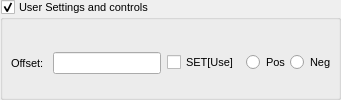
    <widget class="QEGroupBox" name="qegroupbox_2">
     <property name="font">
      <font>
       <pointsize>8</pointsize>
      </font>
     </property>
     <property name="flat">
      <bool>true</bool>
     </property>
     <property name="checkable">
      <bool>true</bool>
     </property>
     <property name="checked">
      <bool>true</bool>
     </property>
     <property name="title" stdset="0">
      <string>User Settings and controls</string>
     </property>
     <property name="userLevelEnabled" stdset="0">
      <enum>QEGroupBox::Scientist</enum>
     </property>
     <layout class="QVBoxLayout" name="verticalLayout_4">
      <property name="spacing">
       <number>1</number>
      </property>
      <property name="leftMargin">
       <number>1</number>
      </property>
      <property name="rightMargin">
       <number>1</number>
      </property>
      <property name="bottomMargin">
       <number>1</number>
      </property>
      <item>
       <widget class="QWidget" name="gb_UserCoord" native="true">
        <layout class="QGridLayout" name="gridLayout">
         <property name="leftMargin">
          <number>1</number>
         </property>
         <property name="topMargin">
          <number>1</number>
         </property>
         <property name="rightMargin">
          <number>1</number>
         </property>
         <property name="bottomMargin">
          <number>1</number>
         </property>
         <property name="horizontalSpacing">
          <number>6</number>
         </property>
         <property name="verticalSpacing">
          <number>1</number>
         </property>
         <item row="0" column="0">
          <widget class="QLabel" name="label_3">
           <property name="text">
            <string>  Offset: </string>
           </property>
           <property name="buddy">
            <cstring>qcalineeditplugin_8</cstring>
           </property>
          </widget>
         </item>
         <item row="0" column="3">
          <widget class="QELineEdit" name="qcalineeditplugin_8">
           <property name="sizePolicy">
            <sizepolicy hsizetype="Preferred" vsizetype="Preferred">
             <horstretch>0</horstretch>
             <verstretch>0</verstretch>
            </sizepolicy>
           </property>
           <property name="maximumSize">
            <size>
             <width>16777215</width>
             <height>22</height>
            </size>
           </property>
           <property name="alignment">
            <set>Qt::AlignLeading|Qt::AlignLeft|Qt::AlignVCenter</set>
           </property>
           <property name="variable" stdset="0">
            <string>$(MOTOR).OFF</string>
           </property>
           <property name="variableSubstitutions" stdset="0">
            <string/>
           </property>
           <property name="userLevelEnabled" stdset="0">
            <enum>QEGenericEdit::Scientist</enum>
           </property>
           <property name="displayAlarmStateOption" stdset="0">
            <enum>QEGenericEdit::WhenInvalid</enum>
           </property>
           <property name="addUnits">
            <bool>true</bool>
           </property>
           <property name="displayAlarmState" stdset="0">
            <bool>false</bool>
           </property>
          </widget>
         </item>
         <item row="0" column="4">
          <widget class="QECheckBox" name="cB_SETOFFSET">
           <property name="minimumSize">
            <size>
             <width>0</width>
             <height>8</height>
            </size>
           </property>
           <property name="toolTip">
            <string>Check to set the offset to match current readback to desired setpoint </string>
           </property>
           <property name="text">
            <string>SET[Use]</string>
           </property>
           <property name="variable" stdset="0">
            <string>$(MOTOR).SET</string>
           </property>
           <property name="clickText">
            <string>Use</string>
           </property>
           <property name="clickCheckedText">
            <string>Set</string>
           </property>
           <property name="subscribe">
            <bool>true</bool>
           </property>
           <property name="variableAsToolTip">
            <bool>false</bool>
           </property>
           <property name="userLevelVisibility" stdset="0">
            <enum>QECheckBox::User</enum>
           </property>
           <property name="userLevelEnabled" stdset="0">
            <enum>QECheckBox::Scientist</enum>
           </property>
           <property name="displayAlarmStateOption" stdset="0">
            <enum>QECheckBox::WhenInvalid</enum>
           </property>
           <property name="localEnumeration">
            <string/>
           </property>
           <property name="displayAlarmState" stdset="0">
            <bool>false</bool>
           </property>
          </widget>
         </item>
         <item row="0" column="9">
          <layout class="QHBoxLayout" name="horizontalLayout_8">
           <property name="spacing">
            <number>0</number>
           </property>
           <item>
            <widget class="QERadioButton" name="qcaradiobuttonplugin_6">
             <property name="minimumSize">
              <size>
               <width>40</width>
               <height>12</height>
              </size>
             </property>
             <property name="toolTip">
              <string>User coordinate direction</string>
             </property>
             <property name="text">
              <string>Pos</string>
             </property>
             <property name="autoExclusive">
              <bool>true</bool>
             </property>
             <property name="variable" stdset="0">
              <string>$(MOTOR).DIR</string>
             </property>
             <property name="variableSubstitutions" stdset="0">
              <string/>
             </property>
             <property name="clickText">
              <string>Pos</string>
             </property>
             <property name="creationOption" stdset="0">
              <enum>QERadioButton::Open</enum>
             </property>
             <property name="clickCheckedText">
              <string>Pos</string>
             </property>
             <property name="subscribe">
              <bool>true</bool>
             </property>
             <property name="userLevelEnabled" stdset="0">
              <enum>QERadioButton::Scientist</enum>
             </property>
             <property name="displayAlarmStateOption" stdset="0">
              <enum>QERadioButton::WhenInvalid</enum>
             </property>
             <property name="displayAlarmState" stdset="0">
              <bool>false</bool>
             </property>
            </widget>
           </item>
           <item>
            <widget class="QERadioButton" name="qcaradiobuttonplugin_5">
             <property name="minimumSize">
              <size>
               <width>40</width>
               <height>12</height>
              </size>
             </property>
             <property name="toolTip">
              <string>User coordinate direction</string>
             </property>
             <property name="text">
              <string>Neg</string>
             </property>
             <property name="checked">
              <bool>false</bool>
             </property>
             <property name="autoExclusive">
              <bool>true</bool>
             </property>
             <property name="variable" stdset="0">
              <string>$(MOTOR).DIR</string>
             </property>
             <property name="variableSubstitutions" stdset="0">
              <string/>
             </property>
             <property name="clickText">
              <string>Neg</string>
             </property>
             <property name="clickCheckedText">
              <string>Neg</string>
             </property>
             <property name="subscribe">
              <bool>true</bool>
             </property>
             <property name="userLevelEnabled" stdset="0">
              <enum>QERadioButton::Scientist</enum>
             </property>
             <property name="displayAlarmStateOption" stdset="0">
              <enum>QERadioButton::WhenInvalid</enum>
             </property>
             <property name="displayAlarmState" stdset="0">
              <bool>false</bool>
             </property>
            </widget>
           </item>
          </layout>
         </item>
        </layout>
       </widget>
      </item>
     </layout>
    </widget>
